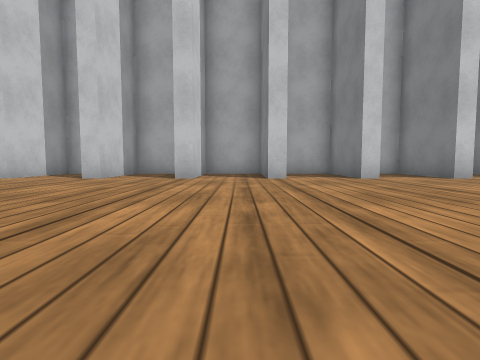
View 1 (above)

16 first-person views from a walk through a Webots world. The camera is 0.1 m above the floor, tilts 4° down and sees 80° across. The floor is counted in squares, 0.2 m on a side. Each view is taken from the middle of a square. On the plan, view 1 faces up. The plan holds only what a view shows up to about 9 squares ahead; the rest is blank. The place goes on beyond the plan. Simple shapes and patterns stand in for the simulator's stock objects.

View 2
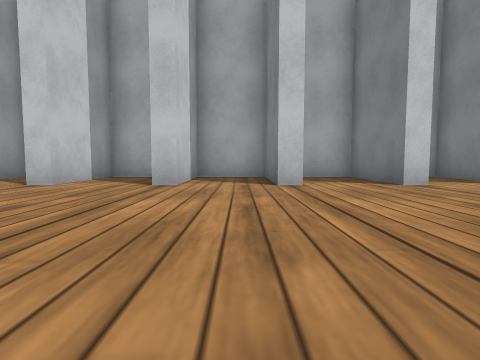

View 3
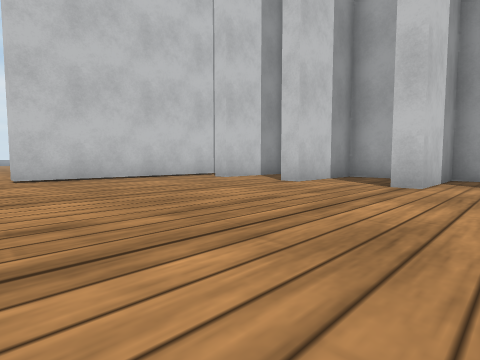

View 4
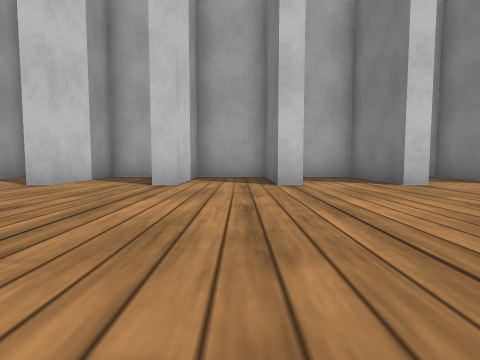

View 5
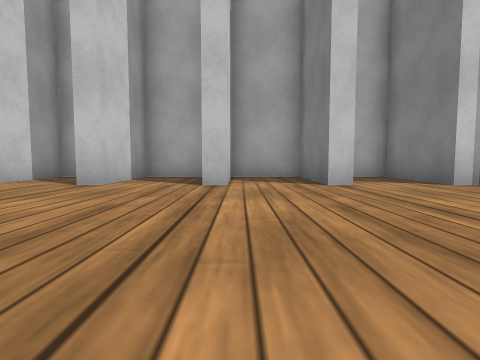

View 6
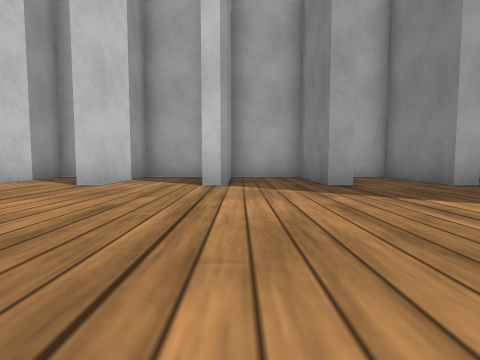

View 7
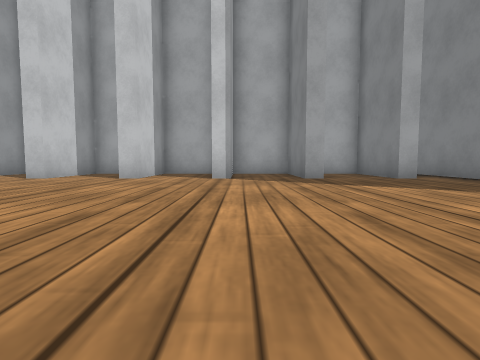

View 8
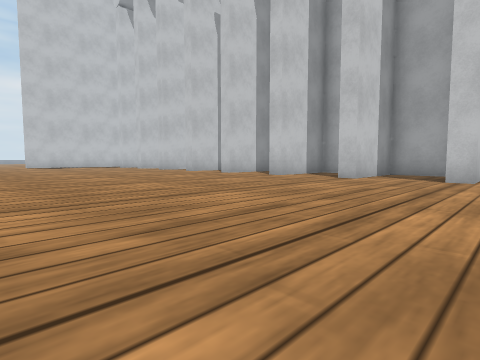

View 9
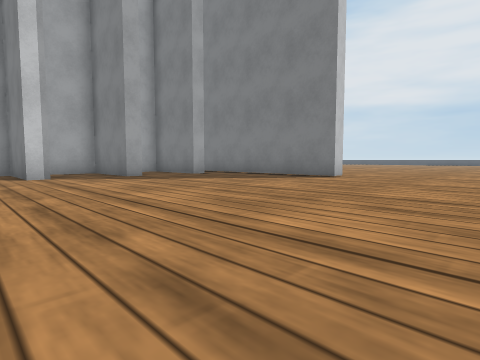

View 10
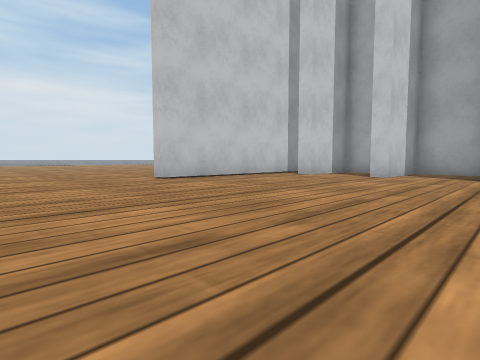

View 11
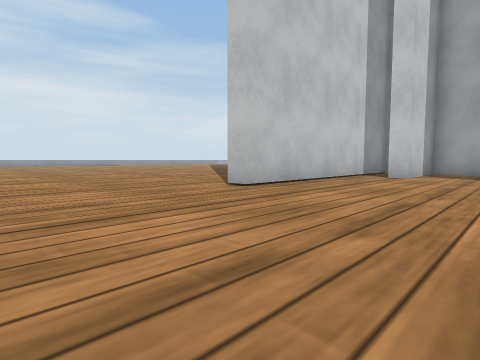

View 12
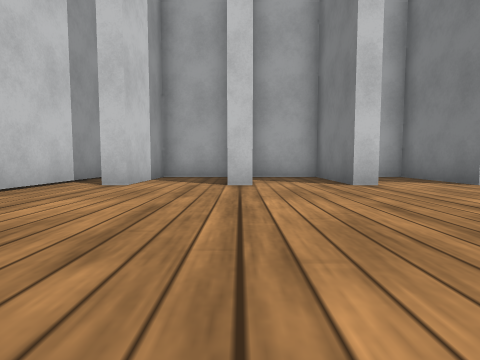

View 13
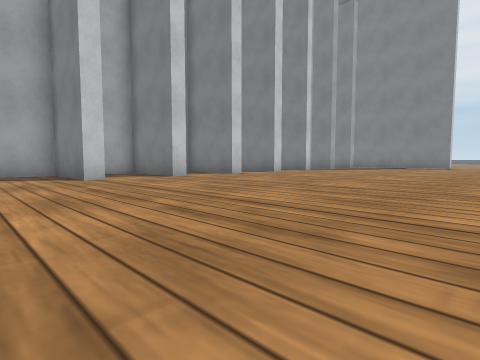

View 14
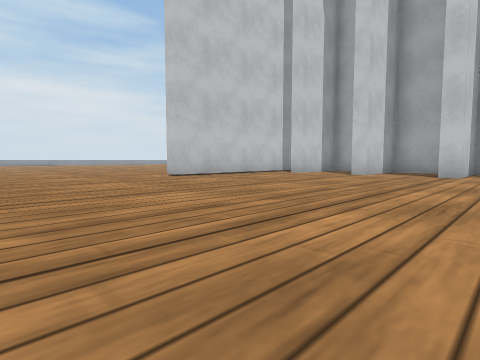

View 15
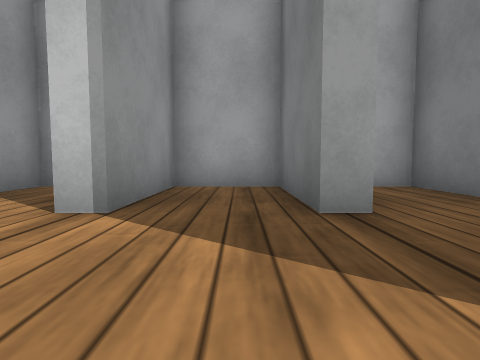

View 16
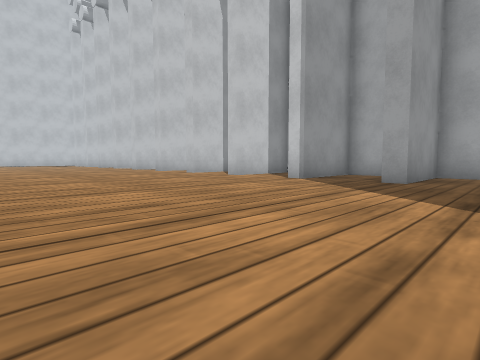

### Floor plan
Points are (right, up) in squares from view 1. A wall is a line through its corners. A room is listed if a view was taken in it or the views show most of it. See-through windows are left out.
Room 1 (views 1, 2, 3, 4, 5, 6, 7, 8, 9, 10, 11, 12, 13, 14, 15, 16)
walls: (-4.2, 10.4) (-6.2, 10.4) (-6.2, 7.7) (-6.8, 7.7); (18.3, 7.6) (18.3, 10.4) (16.3, 10.4) (16.3, 7.7) (15.8, 7.7) (15.8, 10.4) (13.8, 10.4) (13.8, 7.7) (13.3, 7.7) (13.3, 10.4) (11.3, 10.4) (11.3, 7.7) (10.8, 7.7) (10.8, 10.4) (8.8, 10.4) (8.8, 7.7) (8.3, 7.7) (8.3, 10.4) (6.3, 10.4) (6.3, 7.7) (5.8, 7.7) (5.8, 10.4) (3.8, 10.4) (3.8, 7.7) (3.3, 7.7) (3.3, 10.4) (1.3, 10.4) (1.3, 7.7) (0.8, 7.7) (0.8, 10.4) (-1.2, 10.4) (-1.2, 7.7) (-1.7, 7.7) (-1.7, 10.4) (-3.7, 10.4) (-3.7, 7.7) (-4.2, 7.7); (-7.7, 9.8) (-7.7, 2.9)
ways out: opening at (-8, 0)

Positions as (right, up) in squares from view 1, and headings:
1: (0, 0), facing up
2: (0, 2), facing up
3: (0, 2), facing up-left
4: (5, 2), facing up
5: (9, 2), facing up
6: (14, 2), facing up
7: (14, 0), facing up
8: (12, 0), facing up-left
9: (12, -1), facing up-right
10: (-1, -1), facing up-left
11: (-4, -1), facing up-left
12: (-4, 2), facing up
13: (1, 0), facing up-right
14: (0, -2), facing up-left
15: (15, 5), facing up
16: (18, 1), facing up-left
